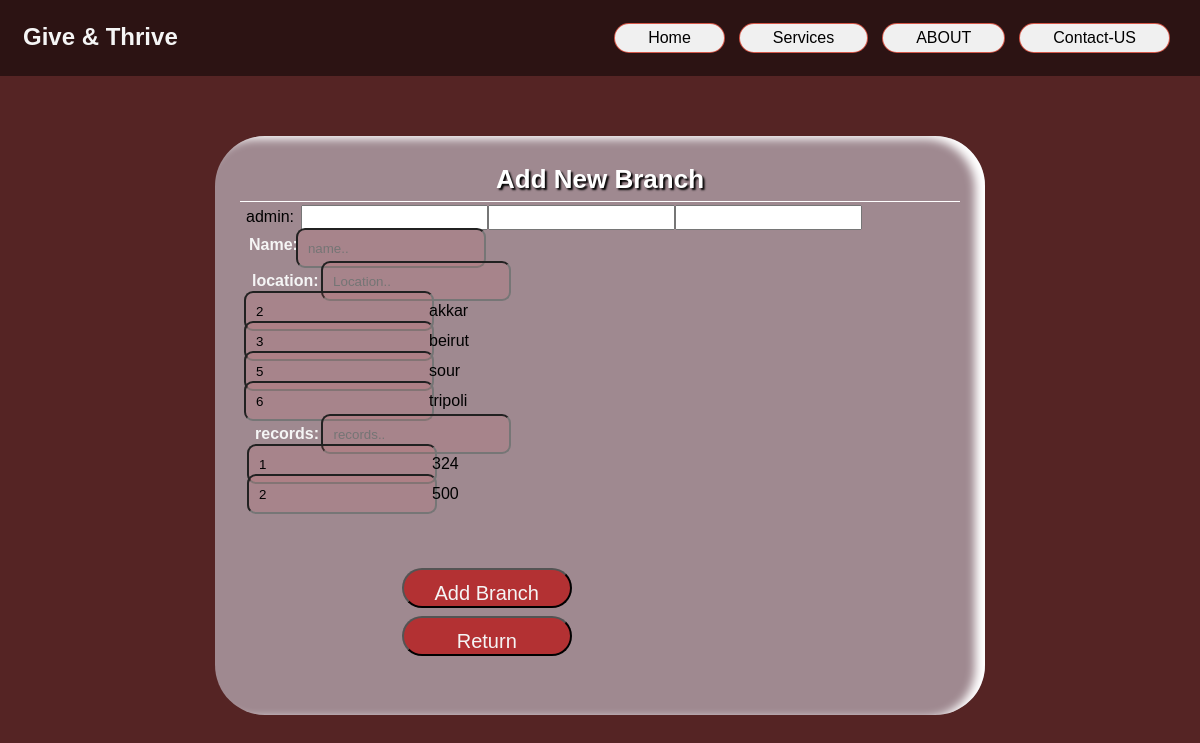
/adminPages/createtrip/formtrip.php, run on the app's committed database.
### tables this page shows
CREATE TABLE location (
  locationid int(11) NOT NULL,
  locationname varchar(30) NOT NULL
);

CREATE TABLE records (
  recordsid int(11) NOT NULL,
  recordsN int(50) NOT NULL
);

### adminPages/createtrip/formtrip.php (the view, shortened to what this page needs)
<!DOCTYPE html>
<?php
include('../../connection.php');
      ?>
      <html>
        <head>
          <link rel="stylesheet" href="formesss.css" />
          <link rel= " stylesheet "href="https://stackpath.bootstrapcdn.com/font-awesome/4.7.0/css/font-awesome.min.css"/>
        </head>
        <body>
              <nav class="navbar">
                  <h1 class="logo">Give & Thrive</h1>
                  <ul class="nav-links">
                      <li class="active"> <a href="#"> Home</a></i></li>
                      <li> <a href="#"> Services</a></i></li>
                      <li> <a href="#"> ABOUT</a></i></li>
                      <li class=""> <a href="#"> Contact-US</a></i></li>
                  </ul>
              </nav>
      <div class="container">
      <h1 class="form-title">Add New Branch </h1>
      <form action="./formtrip.php" method =post >
<label for="name">admin: </label>
<?php
$query = "SELECT * FROM admin WHERE 1";
$res = mysqli_query($conn, $query);
while ($row = mysqli_fetch_array($res)) {
    echo "<input name='admin' value='" . $row['admin_id'] . "'>" . $row["admin_name"];
}
?>
        <div class="user-input-box2">
        <label for="name">Name: </label>
        <input type="text" id="name" name="name" placeholder="name.." required/>
              <div class="user-input-box">
              <label for="name">location: </label>
              <input type="text" id="name" name="location" placeholder="Location.." required/>
              <?php
              $query = "SELECT * FROM location WHERE 1";
              $res = mysqli_query($conn, $query);
              while ($row = mysqli_fetch_array($res)) {
          echo "<input  type='text' name='location' value='" . $row['locationid'] . "'>" . $row["locationname"];
}
?>
            <div class="user-input-box">
            <label for="name">records: </label>
            <input type="text" id="name" name="records" placeholder="records.." required/>
            <?php
            $query = "SELECT * FROM records WHERE 1";
            $res = mysqli_query($conn, $query);
          while ($row = mysqli_fetch_array($res)) {
          echo "<input  type='text' name='recodrs' value='" . $row['recordsid'] . "'>" . $row["recordsN"];
}
?>
</div>
        <div class="form-submit-btn">
          <input type="submit" value="Add Branch" name = submit>
          <input type="submit" value="Return" name = return>
        </div>
      </form>
      </div>

### adminPages/createtrip/formesss.css (style rules this page uses)
* { padding: 3px; margin: 0; box-sizing: border-box; font-family: sans-serif; }
body { display: flex; height: 100vh; justify-content: center; align-items: center; background-color:#552424 !important; background-size: cover; }
.logo { color: whitesmoke; }
.container { width: 100%; max-width: 770px; background: #b9abb5bf; padding: 25px; margin: -10px 35px; margin-top: 35px; border-radius: 50px; box-shadow: inset -10px 3px 10px #fff; }
.form-title { font-size: 26px; font-weight: 600; text-align: center; padding-bottom: 6px; color: white; text-shadow: 2px 2px 2px black; border-bottom: solid 1px white; }
.user-input-box1 label, .user-input-box2 label, .user-input-box3 label, .user-input-box4 label { color: whitesmoke; padding-bottom: 5px; font-weight: bolder; }
.user-input-box1, .user-input-box2, .user-input-box3, .user-input-box4 { display: flex; flex-wrap: wrap; width: 50%; padding-bottom: 12px; }
.user-input-box1 input, .user-input-box2 input, .user-input-box3 input, .user-input-box4 input { writing-mode: horizontal-tb !important; padding-block: 0px; padding-inline: 10px; border-radius: 9px; margin: -5px; width: 190px; height: 40px; background-color: #d860601f; }
.gender-category label, .gender-category input, .form-submit-btn input { cursor: pointer; }
.form-submit-btn { margin-top: 40px; color: whitesmoke; }
.form-submit-btn input { display: block; width: 50%; margin-top: 13px; margin-left: 150px; font-size: 20px; padding: 12px; border-radius: 3px; border-radius: 50px; background-color: #b33133; color: var(--white); }
.navbar { position: absolute; top: 0; left: 0; display: flex; width: 100%; justify-content: space-between; padding: 20px; background-color: #0000007a; }
ul { list-style: none; z-index: 2; }
.nav-links { display: flex; align-items: center; }
.nav-links li { margin: 0px 7px; background-color: black; color: azure; border-radius: 0; }
.nav-links li a { text-decoration: none; border:#0c356A; color: black; }
.navbar .nav-links li { background-color: rgb(240 240 240); border-radius: 30px; padding: 5px 30px; border: 1px solid #d13c2cd9; }

### data on the page
location: location "2", locationname "akkar"
location: location "3", locationname "beirut"
location: location "5", locationname "sour"
location: location "6", locationname "tripoli"
records: recodrs "1", recordsN "324"
records: recodrs "2", recordsN "500"
